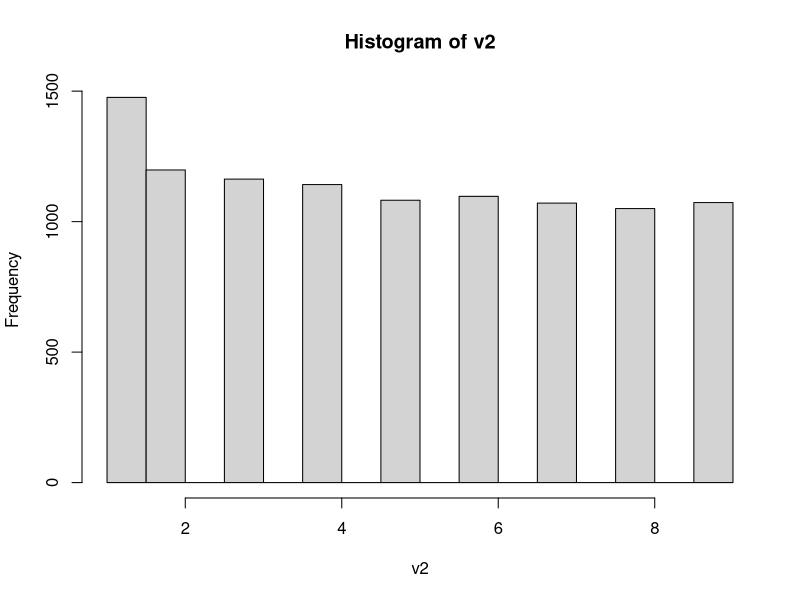

This chart was generated by the following R code:
len <- 700
fibvals <- numeric(len)
fibvals[1] <- 1
fibvals[2] <- 1
for (i in 3:len) { 
  fibvals[i] <- fibvals[i-1]+fibvals[i-2]
} 

as.data.frame(fibvals)

v <- vector()

for (fib in fibvals) {
  #print("fib value:")
  #print(fib)
  c <- as.character(fib)
  l <- strsplit(c,split="")
  
  v<-append(v,as.numeric(unlist(l)))
  for (i in nchar(c)) {
    #print("nchar value:")
    #print(i)
    
    #print(substr(i,1,1))
    #v <- append(v,i)
  }
}

print(v)



v1 <- v[!is.na(v)]
print(v1)

#http://stackoverflow.com/questions/9665984/how-to-delete-multiple-values-from-a-vector
remove <- c(0)
v1 %in% remove   #will return T and F

v2 <- v1 [! v1 %in% remove]   #will subset
print(v2)



hist(v2)
